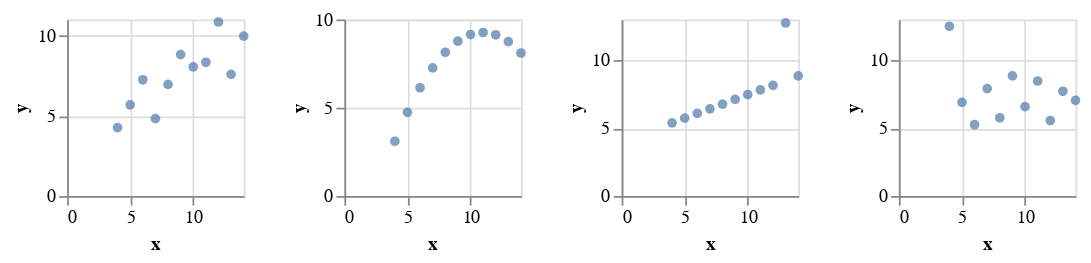

The notebook cell this image was saved under:
### Markdown cell above
### Now let's make some scatter plots!

### Code cell
import altair as alt 

charts = [] 

for i in range(1, 5):

    c = alt.Chart(pd.read_csv("class1.dataset{}.csv".format(i))).mark_circle().encode(
        x='x',
        y='y'
    ).properties(
        height=100,
        width=100
    )
    
    charts.append(c)
    
charts[0] | charts[1] |  charts[2] |  charts[3]

### Figure 1 — Vega-Lite specification as saved in the notebook (floating-point values rounded to 4 significant figures)
{"config": {"view": {"continuousWidth": 400, "continuousHeight": 300}}, "hconcat": [{"data": {"name": "data-dc04197eadb05e03e953a5714f4c35b4"}, "mark": "circle", "encoding": {"x": {"field": "x", "type": "quantitative"}, "y": {"field": "y", "type": "quantitative"}}, "height": 100, "width": 100}, {"data": {"name": "data-d1e6243f0444e95c6a869fb9ce9ffbd6"}, "mark": "circle", "encoding": {"x": {"field": "x", "type": "quantitative"}, "y": {"field": "y", "type": "quantitative"}}, "height": 100, "width": 100}, {"data": {"name": "data-5024a805217a8501c5c6d31081780bab"}, "mark": "circle", "encoding": {"x": {"field": "x", "type": "quantitative"}, "y": {"field": "y", "type": "quantitative"}}, "height": 100, "width": 100}, {"data": {"name": "data-b9884f90ec78fae1ef24e1b2fd02a5a6"}, "mark": "circle", "encoding": {"x": {"field": "x", "type": "quantitative"}, "y": {"field": "y", "type": "quantitative"}}, "height": 100, "width": 100}], "$schema": "https://vega.github.io/schema/vega-lite/v4.17.0.json", "datasets": {"data-dc04197eadb05e03e953a5714f4c35b4": [{"Unnamed: 0": 0, "x": 10.0, "y": 8.04}, {"Unnamed: 0": 1, "x": 8.0, "y": 6.95}, {"Unnamed: 0": 2, "x": 13.0, "y": 7.58}, {"Unnamed: 0": 3, "x": 9.0, "y": 8.81}, {"Unnamed: 0": 4, "x": 11.0, "y": 8.33}, {"Unnamed: 0": 5, "x": 14.0, "y": 9.96}, {"Unnamed: 0": 6, "x": 6.0, "y": 7.24}, {"Unnamed: 0": 7, "x": 4.0, "y": 4.26}, {"Unnamed: 0": 8, "x": 12.0, "y": 10.84}, {"Unnamed: 0": 9, "x": 7.0, "y": 4.82}, {"Unnamed: 0": 10, "x": 5.0, "y": 5.68}], "data-d1e6243f0444e95c6a869fb9ce9ffbd6": [{"Unnamed: 0": 0, "x": 10.0, "y": 9.14}, {"Unnamed: 0": 1, "x": 8.0, "y": 8.14}, {"Unnamed: 0": 2, "x": 13.0, "y": 8.74}, {"Unnamed: 0": 3, "x": 9.0, "y": 8.77}, {"Unnamed: 0": 4, "x": 11.0, "y": 9.26}, {"Unnamed: 0": 5, "x": 14.0, "y": 8.1}, {"Unnamed: 0": 6, "x": 6.0, "y": 6.13}, {"Unnamed: 0": 7, "x": 4.0, "y": 3.1}, {"Unnamed: 0": 8, "x": 12.0, "y": 9.13}, {"Unnamed: 0": 9, "x": 7.0, "y": 7.26}, {"Unnamed: 0": 10, "x": 5.0, "y": 4.74}], "data-5024a805217a8501c5c6d31081780bab": [{"Unnamed: 0": 0, "x": 10.0, "y": 7.46}, {"Unnamed: 0": 1, "x": 8.0, "y": 6.77}, {"Unnamed: 0": 2, "x": 13.0, "y": 12.74}, {"Unnamed: 0": 3, "x": 9.0, "y": 7.11}, {"Unnamed: 0": 4, "x": 11.0, "y": 7.81}, {"Unnamed: 0": 5, "x": 14.0, "y": 8.84}, {"Unnamed: 0": 6, "x": 6.0, "y": 6.08}, {"Unnamed: 0": 7, "x": 4.0, "y": 5.39}, {"Unnamed: 0": 8, "x": 12.0, "y": 8.15}, {"Unnamed: 0": 9, "x": 7.0, "y": 6.42}, {"Unnamed: 0": 10, "x": 5.0, "y": 5.73}], "data-b9884f90ec78fae1ef24e1b2fd02a5a6": [{"Unnamed: 0": 0, "x": 10.0, "y": 6.58}, {"Unnamed: 0": 1, "x": 8.0, "y": 5.76}, {"Unnamed: 0": 2, "x": 13.0, "y": 7.71}, {"Unnamed: 0": 3, "x": 9.0, "y": 8.84}, {"Unnamed: 0": 4, "x": 11.0, "y": 8.47}, {"Unnamed: 0": 5, "x": 14.0, "y": 7.04}, {"Unnamed: 0": 6, "x": 6.0, "y": 5.25}, {"Unnamed: 0": 7, "x": 4.0, "y": 12.5}, {"Unnamed: 0": 8, "x": 12.0, "y": 5.56}, {"Unnamed: 0": 9, "x": 7.0, "y": 7.91}, {"Unnamed: 0": 10, "x": 5.0, "y": 6.89}]}}
